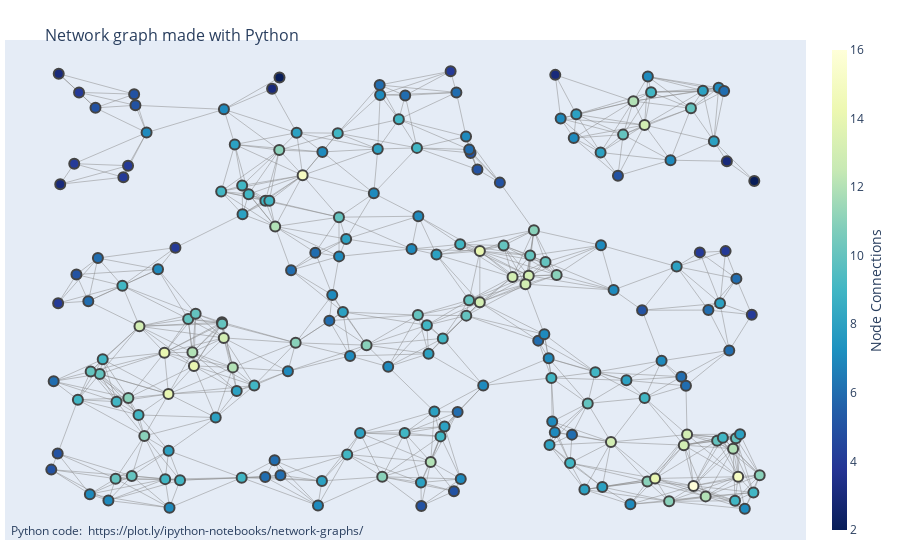

Notebook cell for this chart:
### Code cell
fig = go.Figure(data=[edge_trace, node_trace],
             layout=go.Layout(
                title='<br>Network graph made with Python',
                titlefont_size=16,
                showlegend=False,
                hovermode='closest',
                margin=dict(b=20,l=5,r=5,t=40),
                annotations=[ dict(
                    text="Python code: <a href='https://plot.ly/ipython-notebooks/network-graphs/'> https://plot.ly/ipython-notebooks/network-graphs/</a>",
                    showarrow=False,
                    xref="paper", yref="paper",
                    x=0.005, y=-0.002 ) ],
                xaxis=dict(showgrid=False, zeroline=False, showticklabels=False),
                yaxis=dict(showgrid=False, zeroline=False, showticklabels=False))
                )
fig.show()

### Figure 1 — Plotly figure (JSON) as saved in the notebook; plotly's stock layout.template omitted (floating-point values rounded to 4 significant figures; data arrays with more than 128 entries replaced by an {"elided": "..."} marker saying what was removed)
{"data": [{"hoverinfo": "none", "line": {"color": "#888", "width": 0.5}, "mode": "lines", "type": "scatter", "x": {"elided": "2460 float values"}, "y": {"elided": "2460 float values"}}, {"hoverinfo": "text", "marker": {"color": {"elided": "200 int values"}, "colorbar": {"thickness": 15, "title": {"side": "right", "text": "Node Connections"}, "xanchor": "left"}, "colorscale": [[0, "rgb(255,255,217)"], [0.125, "rgb(237,248,177)"], [0.25, "rgb(199,233,180)"], [0.375, "rgb(127,205,187)"], [0.5, "rgb(65,182,196)"], [0.625, "rgb(29,145,192)"], [0.75, "rgb(34,94,168)"], [0.875, "rgb(37,52,148)"], [1, "rgb(8,29,88)"]], "line": {"width": 2}, "reversescale": true, "showscale": true, "size": 10}, "mode": "markers", "text": {"elided": "200 str values"}, "type": "scatter", "x": {"elided": "200 float values"}, "y": {"elided": "200 float values"}}], "layout": {"annotations": [{"showarrow": false, "text": "Python code: <a href='https://plot.ly/ipython-notebooks/network-graphs/'> https://plot.ly/ipython-notebooks/network-graphs/</a>", "x": 0.005, "xref": "paper", "y": -0.002, "yref": "paper"}], "hovermode": "closest", "margin": {"b": 20, "l": 5, "r": 5, "t": 40}, "showlegend": false, "title": {"font": {"size": 16}, "text": "<br>Network graph made with Python"}, "xaxis": {"showgrid": false, "showticklabels": false, "zeroline": false}, "yaxis": {"showgrid": false, "showticklabels": false, "zeroline": false}}}
